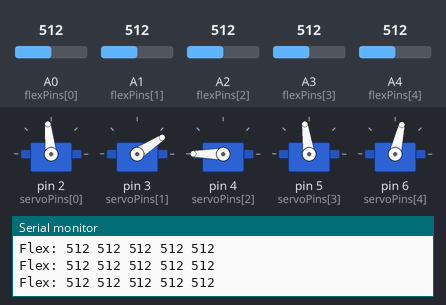
Bench run of a sketch on a simulated Arduino Uno, built with avr-gcc and run on an emulated ATmega328P. Shown: 5 × servo, the last lines printed to the serial monitor. The inputs (shaded band) are chosen by the test bench; at power-on: A0 (flexPins[0]) = 512, A1 (flexPins[1]) = 512, A3 (flexPins[3]) = 512, A4 (flexPins[4]) = 512, A2 (flexPins[2]) = 512.

Above: at 1.2 s.
1.3 s: A0 (flexPins[0]) set to 105
At 2.6 s:
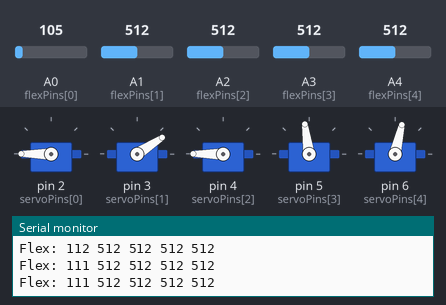
3.6 s: A0 (flexPins[0]) set to 93
6.6 s: A1 (flexPins[1]) set to 30
At 7.5 s:
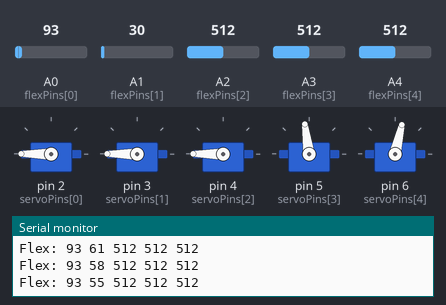
8.5 s: A3 (flexPins[3]) set to 716
At 10.8 s:
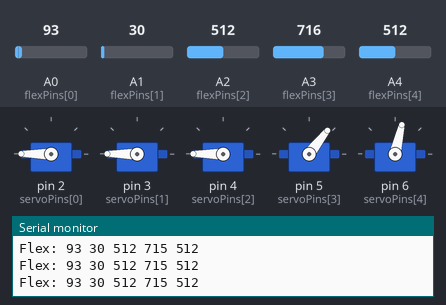
11.5 s: A4 (flexPins[4]) set to 716
At 14.1 s:
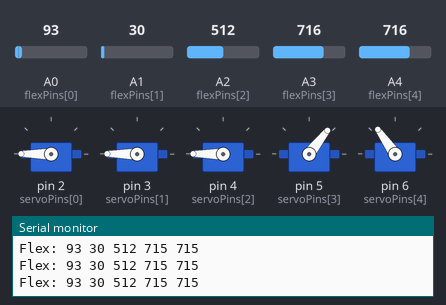
14.5 s: A2 (flexPins[2]) set to 30
At 15.5 s:
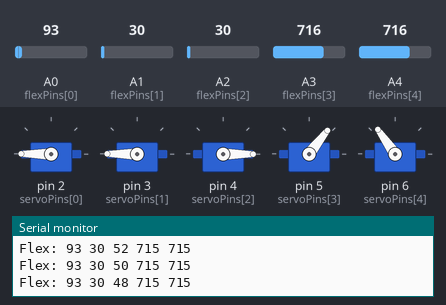
Timing chart, 0 to 17.4 s (numbered marks = the images above; inputs shaded):
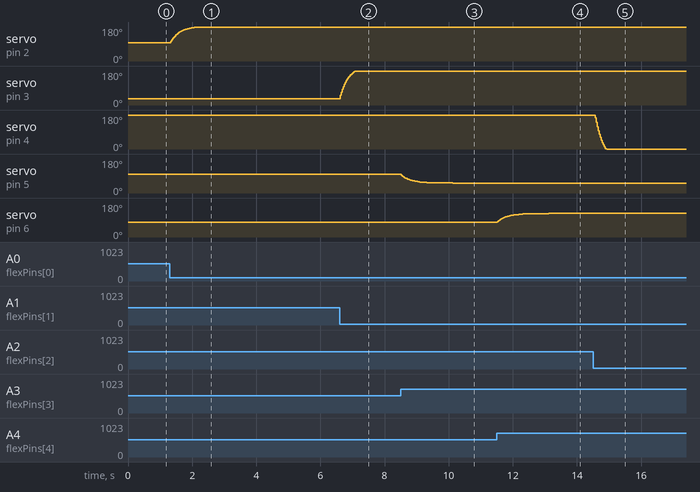

The sketch:

RoboticHandControl.ino
```cpp
#include <Servo.h>

const int NUM_FINGERS = 5;

// Servo objects
Servo fingers[NUM_FINGERS];

// Flex sensor analog pins
const int flexPins[NUM_FINGERS] = {A0, A1, A2, A3, A4};

// Servo output pins
const int servoPins[NUM_FINGERS] = {2, 3, 4, 5, 6};

// Filter parameters
float alpha = 0.1;
float filteredFlex[NUM_FINGERS] = {0, 0, 0, 0, 0};

int flexMin[5] = {130, 130, 400, 150, 950};   // Sensor reading when fully bent
int flexMax[5] = {950, 600, 150, 950, 180}; // Sensor reading when flat

void setup() {
  Serial.begin(9600);

  for (int i = 0; i < NUM_FINGERS; i++) {
    fingers[i].attach(servoPins[i]);
    pinMode(flexPins[i], INPUT);
    filteredFlex[i] = analogRead(flexPins[i]); // initialize filtered values
  }
}

void loop() {
  int angles[NUM_FINGERS];

  for (int i = 0; i < NUM_FINGERS; i++) {
    int raw = analogRead(flexPins[i]);

    // Low-pass filter
    filteredFlex[i] = alpha * raw + (1 - alpha) * filteredFlex[i];

    // Map and constrain to servo angle
    angles[i] = map(filteredFlex[i], flexMax[i], flexMin[i], 0, 180);
    angles[i] = constrain(angles[i], 0, 180);
  }

  for (int i=0; i< NUM_FINGERS; i++){
    fingers[i].write(angles[i]);
  }

  Serial.print("Flex: ");
  for (int i = 0; i < 5; i++) {
      Serial.print((int)filteredFlex[i]);
      Serial.print(" ");
    }
  Serial.println();

  delay(30);
  }
```

Measured:
- after the input at 1.3 s, servo on pin 2 (servoPins[0]): moves from 96° to 180° over 0.84 s, starting at once
- after the input at 6.6 s, servo on pin 3 (servoPins[1]): moves from 33° to 180° over 0.45 s, starting at once
- after the input at 8.5 s, servo on pin 5 (servoPins[3]): moves from 98° to 52° over 1.6 s, starting at once
- after the input at 11.5 s, servo on pin 6 (servoPins[4]): moves from 77° to 125° over 1.6 s, starting at once
- after the input at 14.5 s, servo on pin 4 (servoPins[2]): moves from 180° to 0° over 0.35 s, starting after 0.07 s
